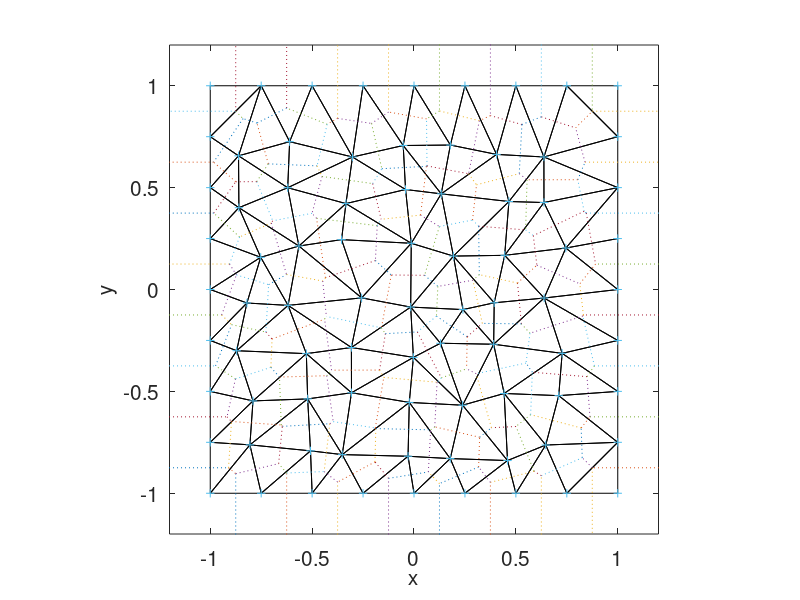

The MATLAB script that drew this image:
function [ne,ng,p,c,efl,gfl] = trgl3_delaunay_sqr

%===================================
% Delaunay triangulation of a square
%===================================

%---------------------
% window and grid size
%---------------------

X1 = -1.0; X2 = 1.0;
Y1 = -1.0; Y2 = 1.0;
N = 8; M = 8;

%--------
% prepare
%--------

Dx = (X2-X1)/N;
Dy = (Y2-Y1)/M;

%------------------------------
% arrange points on a mesh grid
% and set the boundary flag
%------------------------------

ng = 0;

for j=1:M+1
 for i=1:N+1

  ng = ng+1;
  p(ng,1) = X1+(i-1.0)*Dx;
  p(ng,2) = Y1+(j-1.0)*Dy;
  gfl(ng) = 0;
  if(i==1 | i==N+1 | j==1 | j==M+1) gfl(ng)=1; end;

 end
end

%-----------------------------
% randomize the interior nodes
%-----------------------------

Ic = N+2;

for j=2:M
 for i=2:N
   Ic=Ic+1;
   p(Ic,1) = p(Ic,1)+(rand-1.0)*0.5*Dx;
   p(Ic,2) = p(Ic,2)+(rand-1.0)*0.4*Dy;
 end
 Ic=Ic+2;
end

%-----------------------
% Delaunay triangulation
%-----------------------

for i=1:ng
 xdel(i) = p(i,1);
 ydel(i) = p(i,2);
end

c = delaunay(xdel,ydel);

%-------------------------------
% extract the number of elements
%-------------------------------

sc = size(c); ne = sc(1,1);

%-------------------------------
% set the element-node boundary flags
%-------------------------------

for i=1:ne
 efl(i,1) = gfl(c(i,1));
 efl(i,2) = gfl(c(i,2));
 efl(i,3) = gfl(c(i,3));
end

%--------------------------
% display the triangulation
%--------------------------

figure(88)
hold on
axis equal
xlabel('x','fontsize',15);
ylabel('y','fontsize',15);
set(gca,'fontsize',15)
axis([-1.1 1.1 -1.1 1.1])
box on

trimesh(c,p(:,1),p(:,2),zeros(ng,1),'EdgeColor','k');

%---------------------
% Voronoi tessellation
%---------------------

figure(88)
voronoi(xdel,ydel,':');
xlabel('x','fontsize',15);
ylabel('y','fontsize',15);
set(gca,'fontsize',15)

%----
% done
%-----

return
